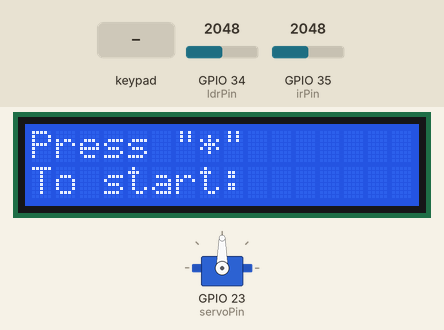
This sketch was run on a simulated ESP32. On the bench: 16×2 character LCD, servo. The inputs (shaded band) are chosen by the test bench; at power-on: GPIO 34 (ldrPin) = 2048, GPIO 35 (irPin) = 2048.

Above: at 1.2 s.
1.3 s: keypad keys 1 2 3 4 # pressed 0.4 s apart
At 3.4 s:
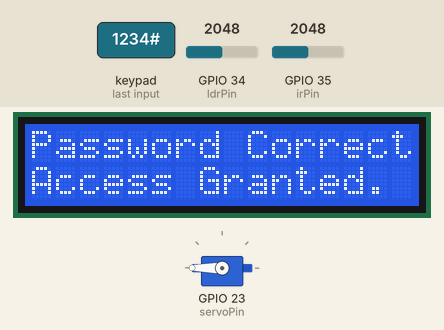
At 8.7 s:
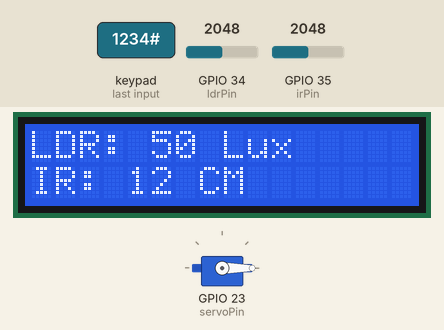
Timing chart, 0 to 10.2 s (numbered marks = the images above; inputs shaded):
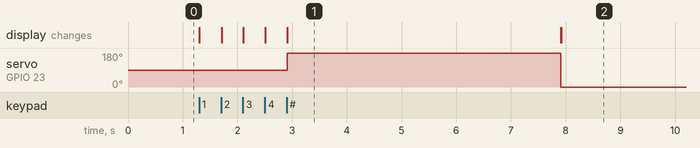

The sketch:

sketch_aug8a.ino
```cpp
#include <Keypad.h>
#include <ESP32Servo.h>
#include <LiquidCrystal.h>

const String correctPassword = "1234"; // Define the correct password

// Define the keypad pins
const byte rows = 4;
const byte cols = 4;
char keys[rows][cols] = {
  {'1', '2', '3', 'A'},
  {'4', '5', '6', 'B'},
  {'7', '8', '9', 'C'},
  {'*', '0', '#', 'D'}
};
byte rowPins[rows] = {13, 12, 14, 27}; // Update these pin numbers for ESP32
byte colPins[cols] = {26, 25, 33, 32}; // Update these pin numbers for ESP32
Keypad keypad(makeKeymap(keys), rowPins, colPins, rows, cols);

// Define the servo motor pins
const int servoPin = 23; // Update this pin number for ESP32
Servo servo;

// Define the LDR and IR sensor pins
const int ldrPin = 34; // Update this pin number for ESP32
const int irPin = 35;  // Update this pin number for ESP32

boolean passwordVerified = false;

// Initialize the LCD
LiquidCrystal lcd(22, 21, 19, 18, 5, 4); // RS, E, D4, D5, D6, D7

void setup() {
  Serial.begin(115200);
  lcd.begin(16, 2);  // Initialize the LCD with 16 columns and 2 rows
  lcd.setCursor(0,0);
  lcd.print("Press \"*\""); // Display initial message on LCD
  lcd.setCursor(0,1);
  lcd.print("To start:"); // Display initial message on LCD
  servo.attach(servoPin);
  pinMode(ldrPin, INPUT);
  pinMode(irPin, INPUT);
}

void loop() {
  // Check if the password has been verified
  if (!passwordVerified) {
    char key = keypad.getKey();
    if (key) {
      static String enteredPassword;
      if (key == '*') {
        enteredPassword = "";
        lcd.clear();
        lcd.print("Enter Password:");
      } else if (key == '#') {
        if (enteredPassword == correctPassword) {
          passwordVerified = true;
          lcd.clear();
          lcd.print("Password Correct");
          lcd.setCursor(0, 1);
          lcd.print("Access Granted.");
          // Open the door
          servo.write(180);
          delay(5000); // Delay for 5 seconds (adjust as needed)
          servo.write(0); // Close the door
          lcd.clear();
          lcd.print("Door Closed.");
        } else {
          lcd.clear();
          lcd.setCursor(0,0);
          lcd.print("Password");
          lcd.setCursor(0,1);
          lcd.print("Incorrect.");
          delay(2000);
          lcd.clear();
          lcd.print("Enter Password:");
          enteredPassword = "";
        }
      } else {
        enteredPassword += key;
        lcd.setCursor(enteredPassword.length(),1);
        lcd.print("*");
      }
    }
  } else {
    // Display the LDR and IR sensor readings for authorized users
    int ldrReading = analogRead(ldrPin);
    int ldr_Value = map(ldrReading, 0, 4095, 0, 100);
    lcd.clear();
    lcd.print("LDR: ");
    lcd.print(ldr_Value); // Assuming LDR is mapped to 0-100
    lcd.print(" Lux"); // Display Lux unit

    int irReading = analogRead(irPin);
    int Ir_Value = map(irReading, 0, 4095, 0
    , 25);
    lcd.setCursor(0, 1);
    lcd.print("IR: ");
    lcd.print(Ir_Value); // Assuming IR reading in raw analog value
    lcd.print(" CM"); // Display CM unit
    delay(1000);
  }
}
```

Measured:
- after the input at 1.3 s, servo on GPIO 23 (servoPin): 90° → 180° after 1.6 s, → 0° 5.0 s later; the display: first changes at once (image 1 shows a later state)
- what the display in image 1 shows lasts 5.0 s, from 2.9 s to 7.9 s
